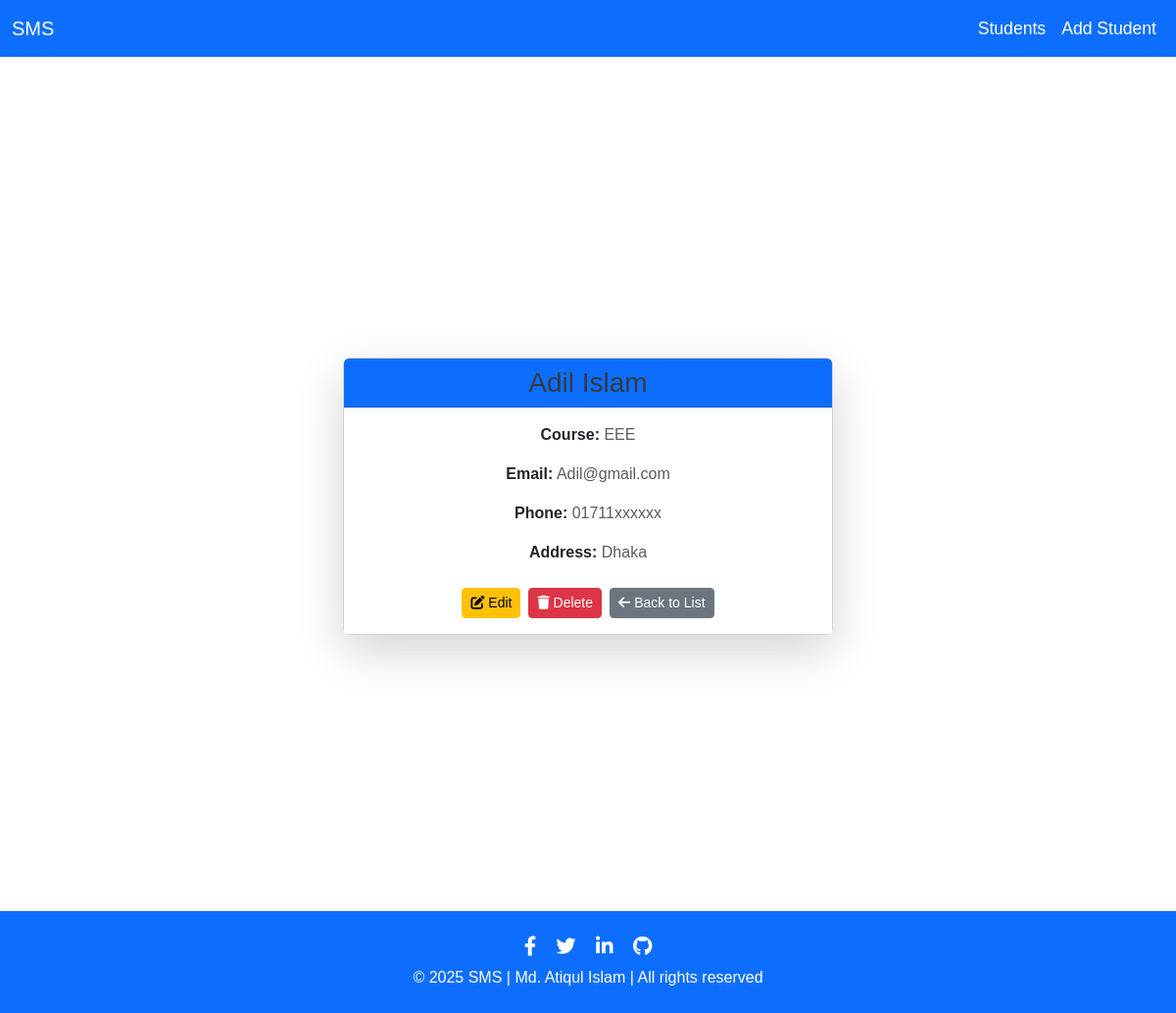
The page /detail/17/ on the database its author committed.
### students/models.py (models this page shows, shortened)
class Student(models.Model):
    COURSE_CHOICES = [
        ('ETE', 'Electronics & Telecommunication Engineering'),
        ('CSE', 'Computer Science & Engineering'),
        ('EEE', 'Electrical & Electronic Engineering'),
        ('BBA', 'Business Administration'),
        ('ENG', 'English Literature'),
        ('LLB', 'Law'),
        ('ME', 'Mechanical Engineering'),
        ('CE', 'Civil Engineering'),
        ('ARCH', 'Architecture'),
        ('BIO', 'Biotechnology'),
        ('PHY', 'Physics'),
        ('CHEM', 'Chemistry'),
        ('MATH', 'Mathematics'),
        ('STAT', 'Statistics'),
        ('MED', 'Medicine'),
        ('PHAR', 'Pharmacy'),
        ('NUR', 'Nursing'),
        ('FIN', 'Finance'),
        ('MKT', 'Marketing'),
        ('HRM', 'Human Resource Management'),
    ]
    first_name = models.CharField(max_length=100)
    last_name = models.CharField(max_length=100)
    course = models.CharField(max_length=10, choices=COURSE_CHOICES, default='ETE')
    email = models.EmailField()
    phone = models.CharField(max_length=15)
    address = models.CharField(max_length=250)

### students/views.py (the view)
# urls.py: path('detail/<int:id>/', views.student_detail, name='student_detail'),
def student_detail(request, id):
    student = get_object_or_404(Student, id=id)
    return render(request, 'students/student_detail.html', {'student': student})

### students/templates/students/student_detail.html
{% extends 'students/base.html' %}
{% block content %}
<div class="container d-flex justify-content-center align-items-center vh-100">
    <div class="card shadow-lg rounded-3" style="width: 90%; max-width: 500px;">
        <div class="card-header bg-primary text-white text-center">
            <h3 class="mb-0">{{ student.first_name }} {{ student.last_name }}</h3>
        </div>
        <div class="card-body text-center">
            <p><strong>Course:</strong> <span class="text-muted">{{ student.course }}</span></p>
            <p><strong>Email:</strong> <span class="text-muted">{{ student.email }}</span></p>
            <p><strong>Phone:</strong> <span class="text-muted">{{ student.phone }}</span></p>
            <p><strong>Address:</strong> <span class="text-muted">{{ student.address }}</span></p>
            <div class="d-flex justify-content-center gap-2 mt-4">
                <a href="{% url 'student_edit' student.id %}" class="btn btn-warning btn-sm">
                    <i class="fas fa-edit"></i> Edit
                </a>
                <a href="{% url 'student_delete' student.id %}" class="btn btn-danger btn-sm">
                    <i class="fas fa-trash"></i> Delete
                </a>
                <a href="{% url 'student_list' %}" class="btn btn-secondary btn-sm">
                    <i class="fas fa-arrow-left"></i> Back to List
                </a>
            </div>
        </div>
    </div>
</div>
{% endblock %}

### students/static/css/styles.css (style rules this page uses)
body { font-family: Arial, sans-serif; }
h2, h3 { color: #343a40; }
.card-header { background-color: #f8f9fa; font-weight: bold; }
.card-body { background-color: #ffffff; }

### rows shown on the page
Student: first_name "Adil", last_name "Islam", course "EEE", email "Adil@gmail.com", phone "01711xxxxxx", address "Dhaka"
